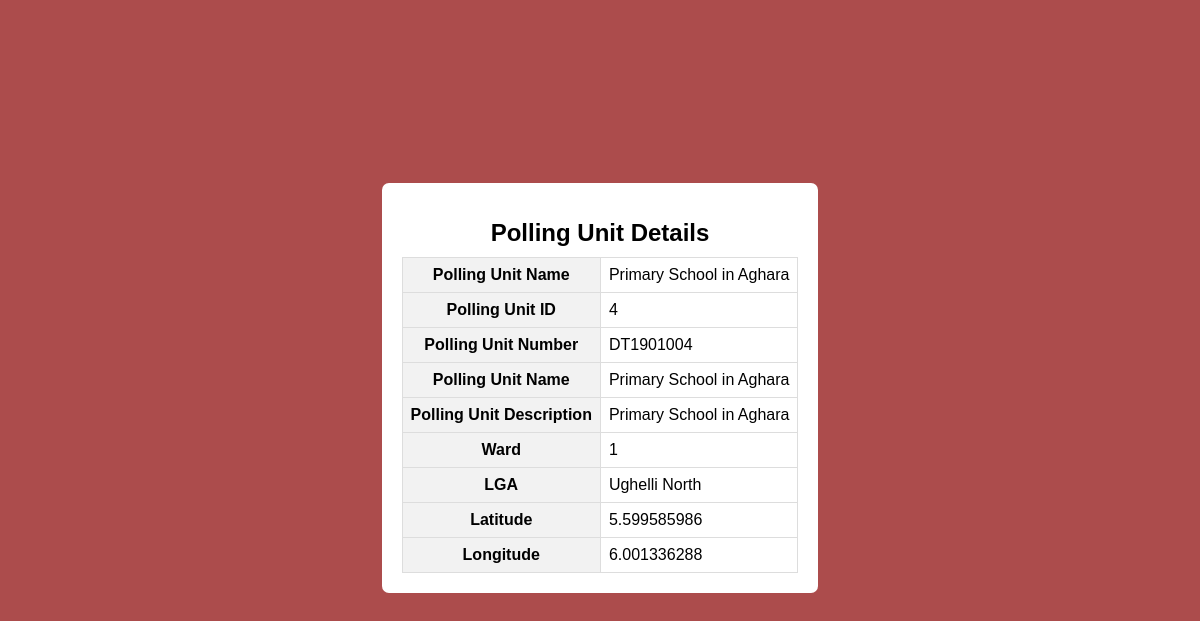
Screenshot of /polling/polling-unit/9 with the database file from the repository.
### polling/models.py (models this page shows, shortened)
class polling_unit(models.Model):
    polling_unit_id = models.PositiveIntegerField()
    ward_id = models.PositiveIntegerField()
    lga_id = models.PositiveIntegerField()
    uniquewardid = models.PositiveIntegerField(null=True)
    polling_unit_number = models.CharField(max_length=50, null=True)
    polling_unit_name = models.CharField(max_length=50, null=True)
    polling_unit_description = models.TextField(max_length=1000, null=True)
    lat = models.CharField(max_length=255, null=True)
    long = models.CharField(max_length=255, null=True)
    entered_by_user = models.CharField(max_length=50, null=True)
    date_entered = models.DateTimeField(auto_now_add=True)
    user_ip_address = models.CharField(max_length=50, null=True)
    class Meta:
        verbose_name_plural = 'polling_units'

class lga(models.Model):
    lga_id = models.PositiveIntegerField()
    lga_name = models.CharField(max_length=50)
    state_id = models.PositiveIntegerField()
    lga_description = models.TextField(max_length=1000)
    entered_by_user = models.CharField(max_length=50)
    date_entered = models.DateTimeField(auto_now_add=True)
    user_ip_address = models.CharField(max_length=50)
    def __str__(self):
        return f"{self.lga_name}"
    class Meta:
        verbose_name_plural = 'lgas'

### polling/views.py (the view)
# urls.py: path('polling-unit/<int:pk>', PollingUnitDetailView.as_view(), name='polling_unit_detail'),
class PollingUnitDetailView(DetailView):
    model = polling_unit
    template_name = 'polling/polling_unit.html'
    context_object_name = 'polling_unit'
    def get_context_data(self, **kwargs: Any) -> Dict[str, Any]:
        context =  super().get_context_data(**kwargs)
        polling_unit = context['polling_unit']
        try:
            context['lga'] = lga.objects.get(lga_id=polling_unit.lga_id)
        except:
            pass
        return context

### polling/templates/polling/polling_unit.html (shortened to what this page needs)
{% load static %}
<!DOCTYPE html>
<html>
<head>
  <link rel="stylesheet" type="text/css" href="{% static 'polling/css/polling_unit.css' %}">
</head>
<body>
  <div id="container">
  <h1>Polling Unit Details</h1>
  <table>
    <tr>
      <th>Polling Unit Name</th>
      <td>{{ polling_unit.polling_unit_name }}</td>
    </tr>
    <tr>
        <th>Polling Unit ID</th>
        <td>{{ polling_unit.polling_unit_id }}</td>
    </tr>
    <tr>
        <th>Polling Unit Number</th>
        <td>{{ polling_unit.polling_unit_number }}</td>
    </tr>
    <tr>
        <th>Polling Unit Name</th>
        <td>{{ polling_unit.polling_unit_name }}</td>
    </tr>
    <tr>
        <th>Polling Unit Description</th>
        <td>{{ polling_unit.polling_unit_description }}</td>
    </tr>
    <tr>
      <th>Ward</th>
      <td>{{ polling_unit.ward_id }}</td>
    </tr>
    <tr>
      <th>LGA</th>
      <td>{{ lga }}</td>
    </tr>
    <tr>
        <th>Latitude</th>
        <td>{{ polling_unit.lat }}</td>
    </tr>
    <tr>
        <th>Longitude</th>
        <td>{{ polling_unit.long }}</td>
    </tr>
  </table>
</div>
</body>
</html>

### polling/static/polling/css/polling_unit.css (style rules this page uses)
* { font-family: 'Gill Sans', 'Gill Sans MT', Calibri, 'Trebuchet MS', sans-serif; }
body, #container { display: flex; justify-content: center; align-items: center; flex-direction: column; }
body { background: #ac4c4c; height : 95vh; }
#container { background: #fff; border-radius: 7px; padding: 20px; min-height: 200px; }
h1 { font-size: 24px; margin-bottom: 10px; }
table { border-collapse: collapse; width: 100%; }
th, td { border: 1px solid #ddd; padding: 8px; }
th { background-color: #f2f2f2; }

### rows the page displays
polling_unit: polling_unit_name "Primary School in Aghara", polling_unit_id "4", polling_unit_number "DT1901004", polling_unit_description "Primary School in Aghara", ward_id "1", lat "5.599585986", long "6.001336288"
lga: lga_name "Ughelli North"
